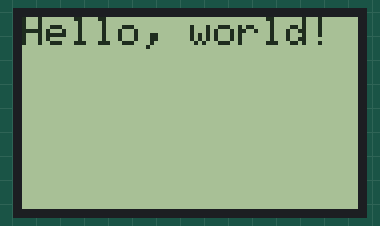
The sketch below on a simulated Arduino Uno, built with avr-gcc and run on an emulated ATmega328P. Shown: 84×48 one-colour display. What the sketch prints to the serial monitor is not drawn.

Above: at 0.1 s.

The sketch:

GPS_Final.ino
```cpp
#include <SPI.h>
#include <Wire.h>
#include <Adafruit_GFX.h>
#include <Adafruit_PCD8544.h>

// Pin connections
#define RST_PIN 3
#define CE_PIN 4
#define DC_PIN 5
#define DIN_PIN 6
#define CLK_PIN 7

// Create display object
Adafruit_PCD8544 display = Adafruit_PCD8544(CLK_PIN, DIN_PIN, DC_PIN, CE_PIN, RST_PIN);

void setup() {
  Serial.begin(9600);
  Serial.println("Initializing display...");

  // Initialize display
  display.begin();
  display.setContrast(50);
  display.clearDisplay();

  Serial.println("Display initialized");

  // Display a simple message
  display.setTextSize(1);
  display.setTextColor(BLACK);
  display.setCursor(0, 0);
  display.println("Hello, world!");
  display.display();  // Show on the display

  Serial.println("Message displayed");
}

void loop() {
  // Do nothing
}


/*void setup() {
  // Initialize display
  display.begin();
  // Set contrast
  display.setContrast(50);
  // Clear display buffer
  display.clearDisplay();

  // Display a message
  display.setTextSize(1);
  display.setTextColor(BLACK);
  display.setCursor(0, 0);
  display.println("Hello, world!");
  display.display();  // Show on the display
}

void loop() {
  // Do nothing
}*/
```
